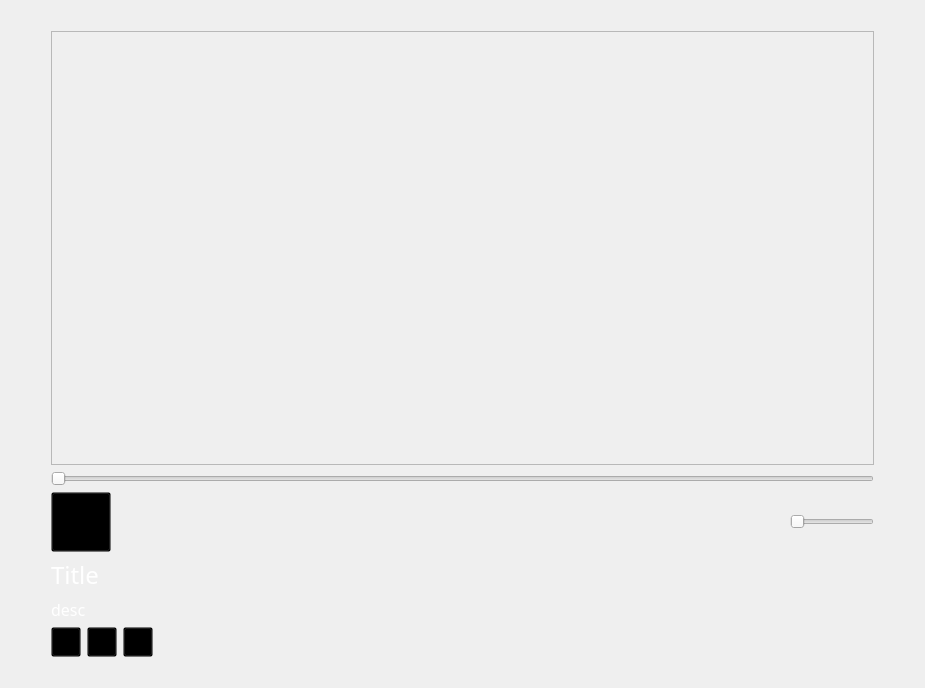
<?xml version="1.0" encoding="UTF-8"?>
<ui version="4.0">
 <class>VideoBrowser</class>
 <widget class="QWidget" name="VideoBrowser">
  <property name="geometry">
   <rect>
    <x>0</x>
    <y>0</y>
    <width>925</width>
    <height>688</height>
   </rect>
  </property>
  <property name="sizePolicy">
   <sizepolicy hsizetype="Expanding" vsizetype="Expanding">
    <horstretch>0</horstretch>
    <verstretch>0</verstretch>
   </sizepolicy>
  </property>
  <property name="windowTitle">
   <string>Form</string>
  </property>
  <property name="styleSheet">
   <string notr="true">QWidget #VideoBrowser {
	border-image: url(:/images/images/background.png);
}</string>
  </property>
  <layout class="QVBoxLayout" name="verticalLayout_4">
   <item>
    <layout class="QVBoxLayout" name="verticalLayout">
     <property name="leftMargin">
      <number>40</number>
     </property>
     <property name="topMargin">
      <number>20</number>
     </property>
     <property name="rightMargin">
      <number>40</number>
     </property>
     <property name="bottomMargin">
      <number>20</number>
     </property>
     <item>
      <widget class="QFrame" name="video_frame">
       <property name="sizePolicy">
        <sizepolicy hsizetype="Expanding" vsizetype="Expanding">
         <horstretch>0</horstretch>
         <verstretch>0</verstretch>
        </sizepolicy>
       </property>
       <property name="frameShape">
        <enum>QFrame::Shape::StyledPanel</enum>
       </property>
       <property name="frameShadow">
        <enum>QFrame::Shadow::Raised</enum>
       </property>
      </widget>
     </item>
     <item>
      <layout class="QVBoxLayout" name="verticalLayout_3">
       <item>
        <widget class="QSlider" name="position_slider">
         <property name="whatsThis">
          <string>调整视频位置</string>
         </property>
         <property name="orientation">
          <enum>Qt::Orientation::Horizontal</enum>
         </property>
        </widget>
       </item>
       <item>
        <layout class="QHBoxLayout" name="horizontalLayout">
         <item>
          <widget class="QPushButton" name="play_button">
           <property name="sizePolicy">
            <sizepolicy hsizetype="Minimum" vsizetype="Maximum">
             <horstretch>0</horstretch>
             <verstretch>0</verstretch>
            </sizepolicy>
           </property>
           <property name="minimumSize">
            <size>
             <width>60</width>
             <height>60</height>
            </size>
           </property>
           <property name="whatsThis">
            <string>播放/暂停</string>
           </property>
           <property name="styleSheet">
            <string notr="true">QPushButton {
	background-image: url(:/icons/icons/play.svg);
    background-position: centre centre;
    background-repeat: no-repeat;
	background-color:transparent;
}</string>
           </property>
           <property name="text">
            <string/>
           </property>
          </widget>
         </item>
         <item>
          <spacer name="horizontalSpacer_2">
           <property name="orientation">
            <enum>Qt::Orientation::Horizontal</enum>
           </property>
           <property name="sizeHint" stdset="0">
            <size>
             <width>40</width>
             <height>20</height>
            </size>
           </property>
          </spacer>
         </item>
         <item>
          <widget class="QSlider" name="volume_slider">
           <property name="sizePolicy">
            <sizepolicy hsizetype="Maximum" vsizetype="Fixed">
             <horstretch>0</horstretch>
             <verstretch>0</verstretch>
            </sizepolicy>
           </property>
           <property name="minimumSize">
            <size>
             <width>0</width>
             <height>0</height>
            </size>
           </property>
           <property name="maximumSize">
            <size>
             <width>100</width>
             <height>16777215</height>
            </size>
           </property>
           <property name="whatsThis">
            <string>声量</string>
           </property>
           <property name="orientation">
            <enum>Qt::Orientation::Horizontal</enum>
           </property>
          </widget>
         </item>
        </layout>
       </item>
       <item>
        <layout class="QHBoxLayout" name="horizontalLayout_3"/>
       </item>
      </layout>
     </item>
     <item>
      <layout class="QVBoxLayout" name="verticalLayout_2">
       <item>
        <widget class="QLabel" name="title">
         <property name="font">
          <font>
           <family>微软雅黑</family>
           <pointsize>18</pointsize>
          </font>
         </property>
         <property name="styleSheet">
          <string notr="true">QLabel {
	color: white;
}</string>
         </property>
         <property name="text">
          <string>Title</string>
         </property>
        </widget>
       </item>
       <item>
        <widget class="QLabel" name="describe">
         <property name="font">
          <font>
           <family>微软雅黑</family>
           <pointsize>12</pointsize>
          </font>
         </property>
         <property name="styleSheet">
          <string notr="true">QLabel {
	color: white;
}</string>
         </property>
         <property name="text">
          <string>desc</string>
         </property>
        </widget>
       </item>
      </layout>
     </item>
     <item>
      <layout class="QHBoxLayout" name="horizontalLayout_2">
       <item>
        <widget class="QPushButton" name="like">
         <property name="minimumSize">
          <size>
           <width>30</width>
           <height>30</height>
          </size>
         </property>
         <property name="maximumSize">
          <size>
           <width>30</width>
           <height>30</height>
          </size>
         </property>
         <property name="whatsThis">
          <string>点赞</string>
         </property>
         <property name="styleSheet">
          <string notr="true">QPushButton {
	background-image: url(:/icons/icons/like.png);
	background-color:transparent;
    background-position: top left;
    background-repeat: no-repeat;
}</string>
         </property>
         <property name="text">
          <string/>
         </property>
        </widget>
       </item>
       <item>
        <widget class="QPushButton" name="coin">
         <property name="minimumSize">
          <size>
           <width>30</width>
           <height>30</height>
          </size>
         </property>
         <property name="maximumSize">
          <size>
           <width>30</width>
           <height>30</height>
          </size>
         </property>
         <property name="whatsThis">
          <string>投币</string>
         </property>
         <property name="styleSheet">
          <string notr="true">QPushButton {
	background-image: url(:/icons/icons/coin.png);
	background-color:transparent;
    background-position: top left;
    background-repeat: no-repeat;
}</string>
         </property>
         <property name="text">
          <string/>
         </property>
        </widget>
       </item>
       <item>
        <widget class="QPushButton" name="favorite">
         <property name="minimumSize">
          <size>
           <width>30</width>
           <height>30</height>
          </size>
         </property>
         <property name="maximumSize">
          <size>
           <width>30</width>
           <height>30</height>
          </size>
         </property>
         <property name="whatsThis">
          <string>收藏</string>
         </property>
         <property name="styleSheet">
          <string notr="true">QPushButton {
	background-image: url(:/icons/icons/favorite.png);
	background-color:transparent;
    background-position: top left;
    background-repeat: no-repeat;
}</string>
         </property>
         <property name="text">
          <string/>
         </property>
        </widget>
       </item>
       <item>
        <spacer name="horizontalSpacer">
         <property name="orientation">
          <enum>Qt::Orientation::Horizontal</enum>
         </property>
         <property name="sizeHint" stdset="0">
          <size>
           <width>40</width>
           <height>20</height>
          </size>
         </property>
        </spacer>
       </item>
      </layout>
     </item>
    </layout>
   </item>
  </layout>
 </widget>
 <resources>
  <include location="../modules/assets/resources.qrc"/>
 </resources>
 <connections/>
</ui>
